Frame 1 (no input): blank canvas, image omitted
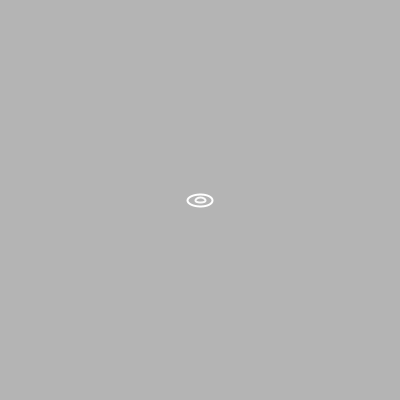
Frame 2 (the mouse pressed at the canvas centre, redrawn once)

The Processing sketch that drew this single still picture (run headless with seeded random() and noise(); the mouse was pressed at the canvas centre and the sketch redrawn once):

// Processing sketch: processing_40834
// ── processing_40834.pde


float centX, centY;
int diam = 10;

void setup ()
{
  size (400, 400);
  background (180); 
  frameRate(15);
  smooth();
  centX = width/2;
  centY = height/2; 
  noLoop();
}


void draw() 
{
  if (diam <= 2.5*width)
  {
    //  background (180);
    fill (180,20);
    stroke (255);
    strokeWeight(2);
    ellipse (centX, centY, diam, diam/2);
    diam += 15;
  }
 

   if (diam > 2.5*width)
  {
     rectMode (CENTER) ;
  fill (180,20);
  noStroke ();
   rect (width/2,height/2 , width, height);
    diam = 10;
  }
}

void mousePressed ()
{
  loop();
}

void mouseReleased ()
{
  noLoop();
}
